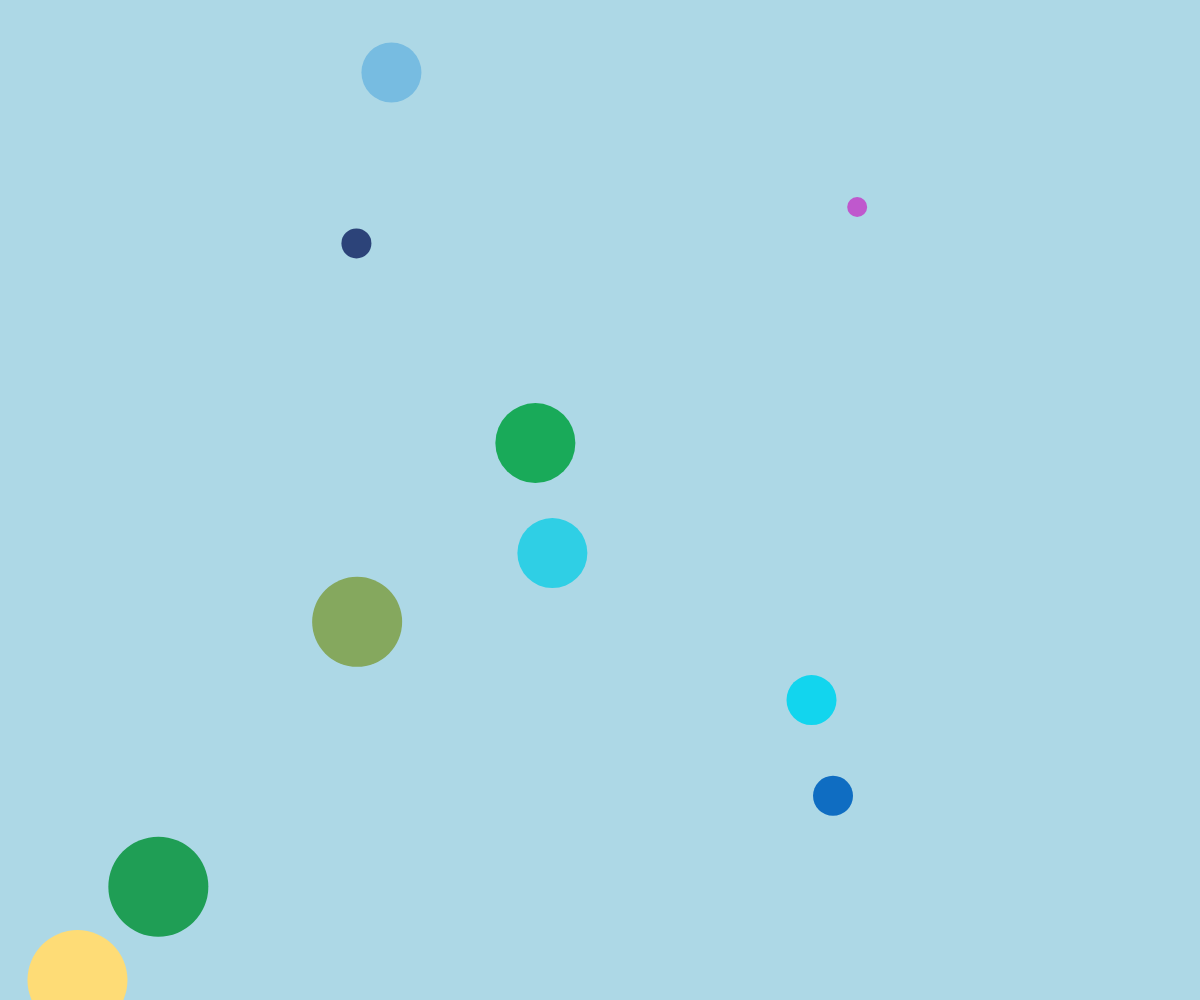
Frame 1 (no input)
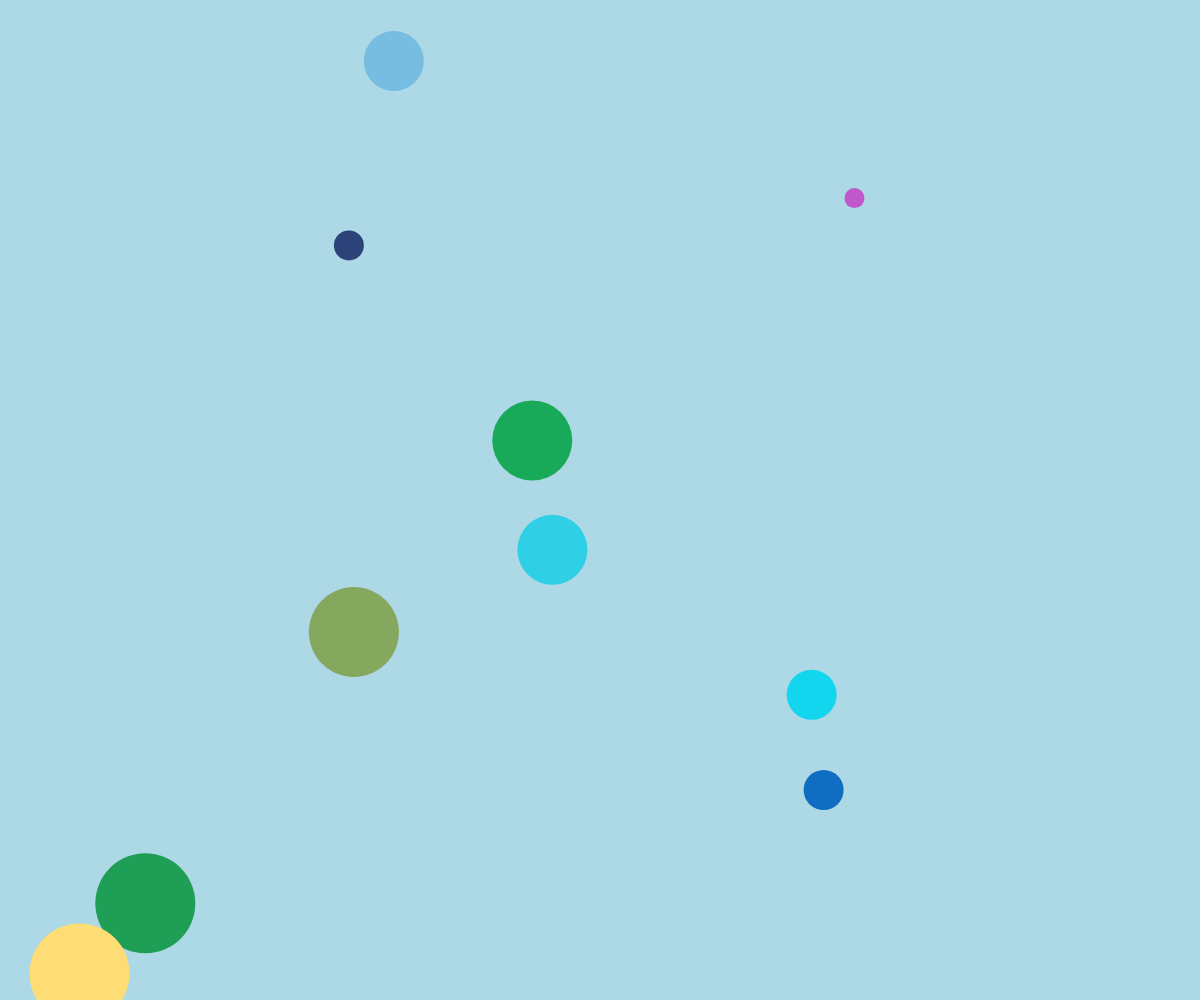
Frame 60 (no input)
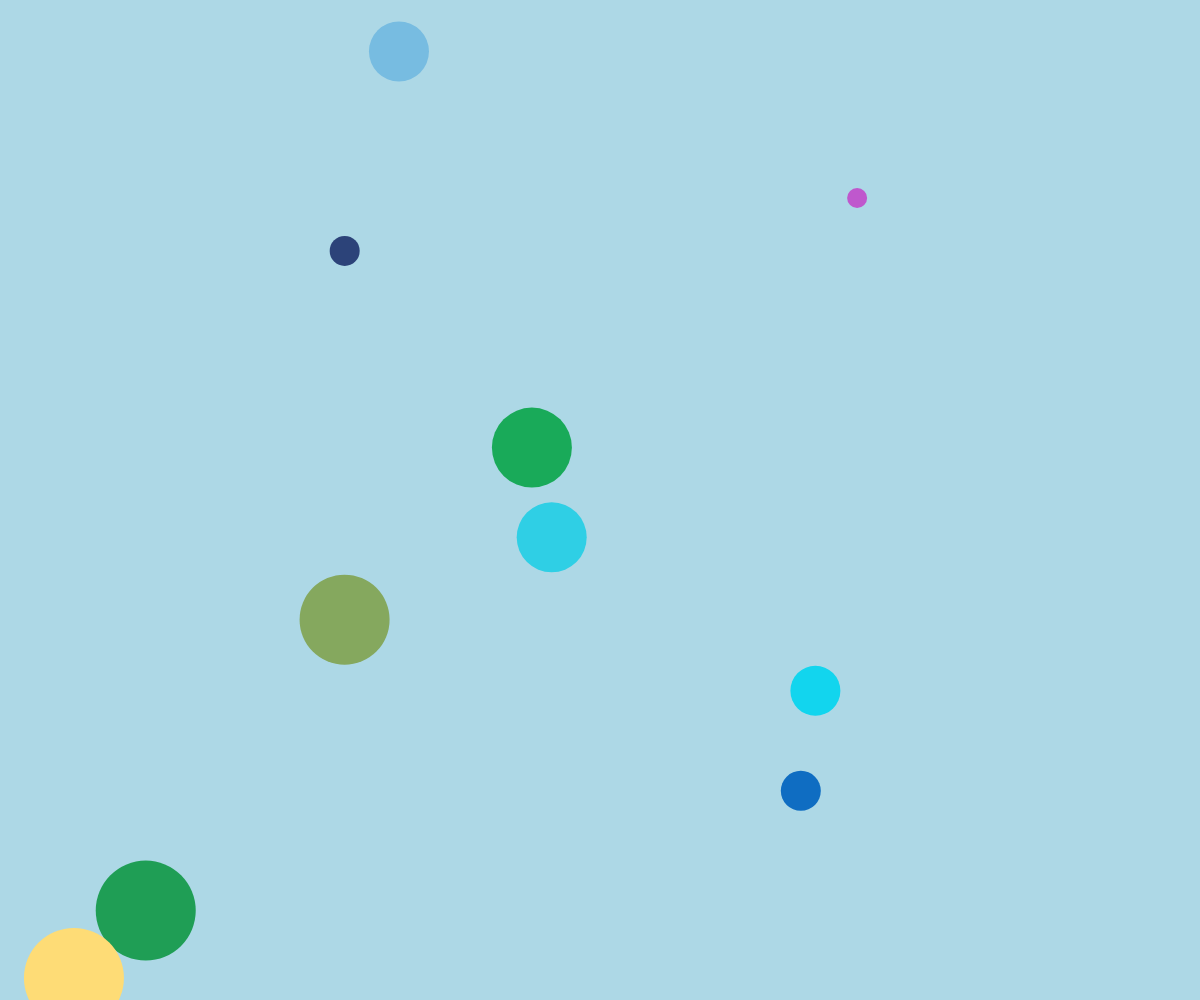
Frame 120 (the mouse pressed at the canvas centre since frame 60)

The p5.js sketch that drew these frames (run headless with seeded random() and noise() and a simulated clock; from frame 60 on, the mouse is pressed at the canvas centre):

// p5.js sketch
// ── sketch.js
    // global variables
let xPos = [];
let yPos = [];
let colors = [];
let numCircles = 10;

function setup() {
  createCanvas(windowWidth, windowHeight);
  background(173, 216, 230); // light blue background
  for (let i = 0; i < numCircles; i++) {
    xPos.push(random(width));
    yPos.push(random(height));
    
    // random colors
    colors.push(color(random(255), random(255), random(255))); 
  }
}

function draw() {
  background(173, 216, 230); // light blue background again
  noStroke();

  for (let i = 0; i < numCircles; i++) 
  {
    fill(colors[i]);
            // variables for circle sizes 
    let size = i * 10 + 20;
    if (size > 100) {
      size = 100;
    }

    ellipse(xPos[i], yPos[i], size, size);
    moveCircle(i);
  }
}

function moveCircle(index) {
         // variables and loops for circle movement
  let speed = 2;
  xPos[index] += random(-speed, speed);
  yPos[index] += random(-speed, speed);

        // keeping the circles within the canvas
  if (xPos[index] > width) xPos[index] = width;
  if (xPos[index] < 0) xPos[index] = 0;
  if (yPos[index] > height) yPos[index] = height;
  if (yPos[index] < 0) yPos[index] = 0;
}
